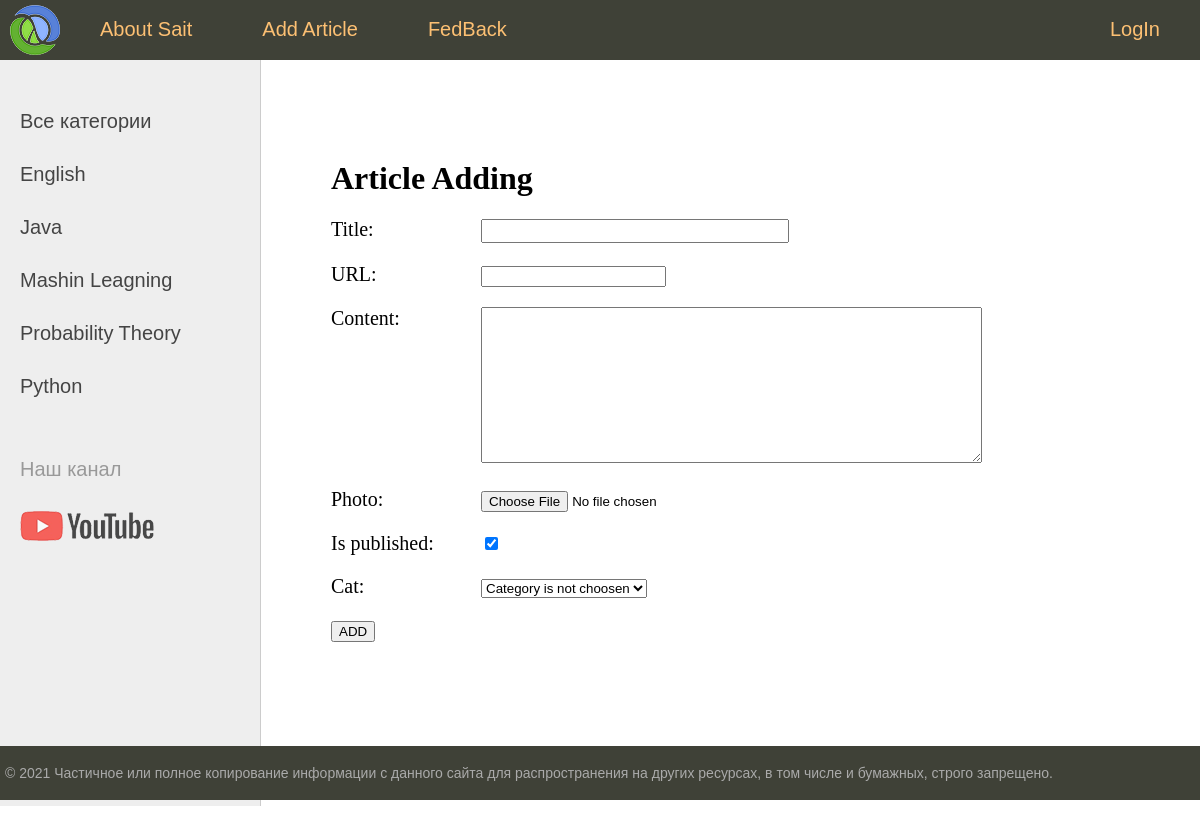
The page /addpage/ on the database its author committed.
### learnings/models.py (models this page shows)
class Category(models.Model):
    name = models.CharField(max_length=100, db_index=True)
    slug = models.SlugField(max_length=255, unique=True, db_index=True, verbose_name="URL")
    def __str__(self):
        return self.name
    def get_absolute_url(self):
        return reverse('category', kwargs={'cat_slug': self.slug})
    class Meta:
        ordering = ['id']

### learnings/views.py (the view)
# urls.py: path('addpage/', AddPage.as_view(), name='add_page'),
class AddPage(CreateView):
    form_class = AddPostForm
    template_name = 'learnings/addpage.html'
    success_url = reverse_lazy('home')
    def get_context_data(self, *, object_list=None, **kwargs):
        context = super().get_context_data(**kwargs)
        context['title'] = 'Article Adding'
        context['menu'] = menu
        return context

### learnings/forms.py (shortened to what this page needs)
class AddPostForm(forms.ModelForm):
    def __init__(self, *args, **kwargs):
        super().__init__(*args, **kwargs)
        self.fields['cat'].empty_label = "Category is not choosen"
    class Meta:
        model = Learnings
        fields = ['title', 'slug', 'content', 'photo', 'is_published', 'cat']
        widgets = {
            'title': forms.TextInput(attrs={'class': 'form-input'}),
            'content': forms.Textarea(attrs={'cols': 60, 'row': 10}),
        }

### learnings/templatetags/learnings_tags.py (called while the page is built)
@register.inclusion_tag('learnings/list_categories.html')
def show_categories(sort=None, cat_selected=0):
    if not sort:
        cats = Category.objects.all()
    else:
        cats  = Category.objects.order_by(sort)
    return {"cats": cats, "cat_selected": cat_selected}

### learnings/templates/learnings/addpage.html (shortened to what this page needs)
{%  extends 'learnings/base.html' %}
{% block content %}
<h1>{{title}}</h1>
<form action="{% url 'add_page' %}" method="post" enctype="multipart/form-data">
{% for f in form %}
<p><label class="form-label" for="{{ f.id_for_label }}">{{f.label}}: </label>{{ f }}</p>
{% endfor %}
    <button type="submit">ADD</button>
</form>
{% endblock %}

### learnings/templates/learnings/list_categories.html
{% for c in cats %}
    {% if c.pk == cat_selected %}
        <li class="selected">{{c.name}}</li>
    {% else %}
        <li><a href="{{ c.get_absolute_url }}">{{c.name}}</a> </li>
    {% endif %}
{% endfor %}

### learnings/static/learnings/css/styles.css (style rules this page uses)
html, body { font-family: 'Arial'; margin: 0; padding: 0; height: 100%; width: 100%; color: #444; }
a { color: #0059b2; text-decoration: none; }
.left-chapters ul li { margin: 30px 0 0 0; color: #999; }
.left-chapters ul li a { color: #444; text-decoration: none; }
.content-text h1 { font-size: 32px; }
.form-input { width: 300px; font-size: 16px; }
.form-label { display: inline-block; min-width: 150px; vertical-align: top; }

### rows shown on the page
Category: name "English"
Category: name "Java"
Category: name "Mashin Leagning"
Category: name "Probability Theory"
Category: name "Python"

### other values the page prints
{{ m.title }} "About Sait" "Add Article" "FedBack"
{{ m.title }} "LogIn"
{{ title }} "Article Adding"
{{ f.label }} "Title" "URL" "Content" "Photo" "Is published" "Cat"
